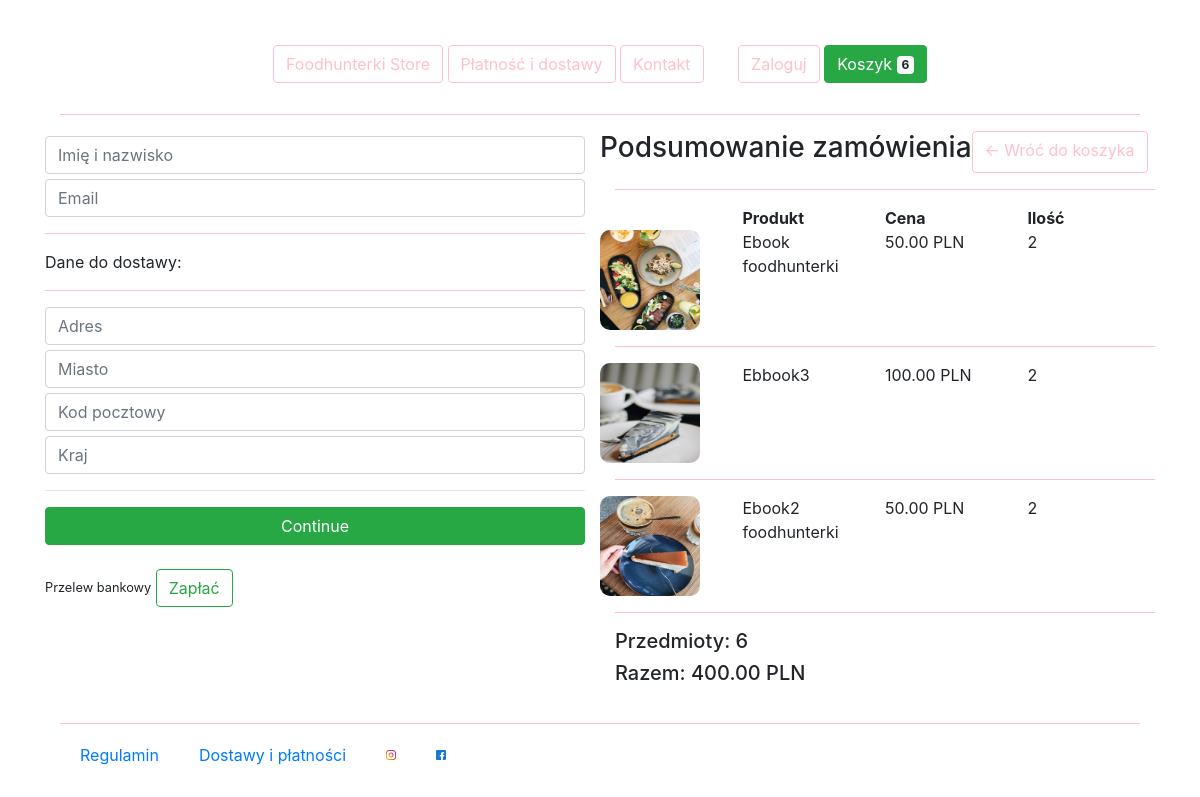
/checkout/ (signed in), run on an earlier commit of the app's database.
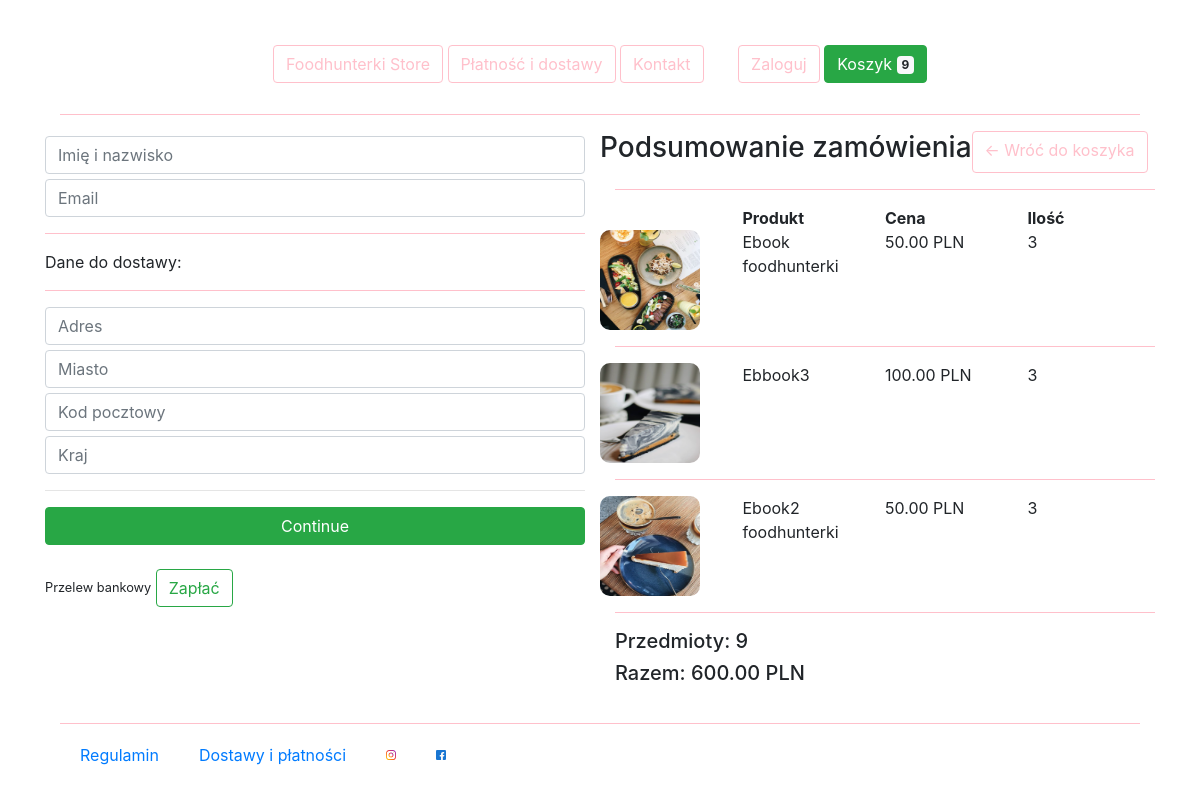
And on a later commit of the database.
### fhstore/models.py (models this page shows, shortened)
class OrderItem(models.Model):
    product = models.ForeignKey(Product, on_delete=models.SET_NULL, null=True)
    order = models.ForeignKey(Order, on_delete=models.SET_NULL, null=True, blank=True)
    quantity = models.IntegerField(default=0, null=True, blank=True)
    date_added = models.DateTimeField(auto_now_add=True)
    @property
    def get_total(self):
        total = self.product.price * self.quantity
        return total

class Order(models.Model):
    customer = models.ForeignKey(Customer, on_delete=models.SET_NULL, null=True, blank=True)
    date_ordered = models.DateTimeField(auto_now_add=True)
    complete = models.BooleanField(default=False)
    transaction_id = models.CharField(max_length=100, null=True)
    @property
    def shipping(self):
        shipping = False
        orderitems = self.orderitem_set.all()
        for s_item in orderitems:
            if s_item.product.digital == False:
                shipping = True
        return shipping
    @property
    def get_cart_total(self):
        orderitems = self.orderitem_set.all()
        total = sum([item.get_total for item in orderitems])
        return total
    @property
    def get_cart_items(self):
        orderitems = self.orderitem_set.all()
        total = sum([item.quantity for item in orderitems])
        return total

class Product(models.Model):
    name = models.CharField(max_length=200)
    price = models.DecimalField(max_digits=7, decimal_places=2)
    digital = models.BooleanField(default=False, null=True, blank=True)
    image = models.ImageField(null=True, blank=True)
    @property
    def imageURL(self):
        try:
            url = self.image.url
        except:
            url = ''
        return url

### fhstore/views.py (the view)
# urls.py: path('checkout/', views.checkout, name='checkout'),
def checkout(request):
    data = cartData(request)
    cartItems = data['cartItems']
    order = data['order']
    items = data['items']
    context = {'items':items, 'order':order, 'cartItems':cartItems}
    return render(request, 'fhstore/checkout.html', context)

### fhstore/utils.py (called while the page is built)
def cartData(request):
    if request.user.is_authenticated:
        customer = request.user.customer
        order, created = Order.objects.get_or_create(customer=customer, complete=False)
        items = order.orderitem_set.all()
        cartItems = order.get_cart_items
    else:
        cookieData = cookieCart(request)
        cartItems = cookieData['cartItems']
        order = cookieData['order']
        items = cookieData['items']
    return {'cartItems':cartItems, 'order':order, 'items':items}

### fhstore/templates/fhstore/checkout.html (shortened to what this page needs)
{% extends 'fhstore/base.html' %}
{% load static %}
{% block content %}
     <div class="row">
		<div class="col-lg-6">
			<div class="box-element" id="form-wrapper">
				<form id="form">
					<div id="user-info">
						<div class="form-field">
							<input required class="form-control" type="text" name="name" placeholder="Imię i nazwisko">
						</div>
						<div class="form-field">
							<input required class="form-control" type="email" name="email" placeholder="Email">
						</div>
					</div>
					<div id="shipping-info">
						<hr class="horizontal-line">
						<p>Dane do dostawy:</p>
						<hr class="horizontal-line">
						<div class="form-field">
							<input class="form-control" type="text" name="address" placeholder="Adres">
						</div>
						<div class="form-field">
							<input class="form-control" type="text" name="city" placeholder="Miasto">
						</div>
						<div class="form-field">
							<input class="form-control" type="text" name="zipcode" placeholder="Kod pocztowy">
						</div>
						<div class="form-field">
							<input class="form-control" type="text" name="country" placeholder="Kraj">
						</div>
					</div>
					<hr>
					<input id="form-button" class="btn btn-success btn-block" type="submit" value="Continue">
				</form>
			</div>
			<br>
			<div class="box-element hidden" id="payment-info">
				<small>Przelew bankowy</small>
				<button type="button" class="btn btn-outline-success" id="make-payment">Zapłać</button>
			</div>
		</div>
		<div class="col-lg-6">
			<div class="box-element">
				<div class="row">
					<h3>Podsumowanie zamówienia</h3>
					<a class="btn btn-outline-light" href="{% url 'cart' %}">&#x2190; Wróć do koszyka</a>
				</div>
				<hr class="horizontal-line">
				<div class="row row-cols-4">
					<div style="flex:2"></div>
					<div style="flex:2"><strong>Produkt</strong></div>
					<div style="flex:1"><strong>Cena</strong></div>
					<div style="flex:1"><strong>Ilość</strong></div>
				</div>
				{% for item in items %}
				<div class="row row-cols-4">
						<div style="flex:2"><img class="thumbnail-checkout" src="{{item.product.imageURL}}"></div>
						<div style="flex:2"><p>{{item.product.name}}</p></div>
						<div style="flex:1"><p>{{item.product.price}} PLN</p></div>
						<div style="flex:1"><p>{{item.quantity}}</p></div>
				</div>
				<hr class="horizontal-line">
				{% endfor %}
				<h5>Przedmioty: {{order.get_cart_items}}</h5>
				<h5>Razem: {{order.get_cart_total}} PLN</h5>
			</div>
		</div>
	</div>
{% endblock content %}

What changed in the data, as far as the page shows it:
changed OrderItem "Ebook foodhunterki": quantity "2" → "3"
changed OrderItem "Ebbook3": quantity "2" → "3"
changed OrderItem "Ebook2 foodhunterki": quantity "2" → "3"
changed through a linked row, Order: get_cart_items "6" → "9"; get_cart_total "400.00" → "600.00"
Also different on the page:
{{ cartItems }}: "6" → "9"
